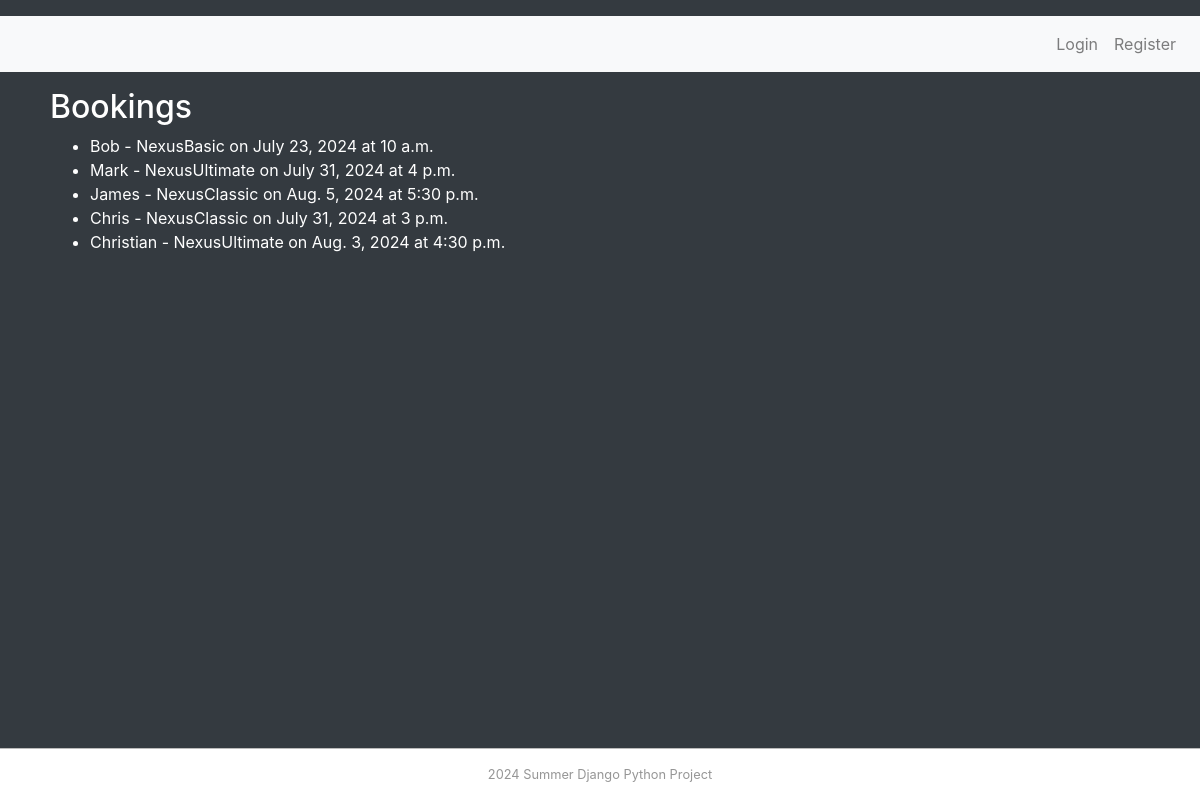
Screenshot of /bookings with the database file from the repository.
### carWashMng/models.py (models this page shows, shortened)
class Booking(models.Model):
    user = models.ForeignKey(User, on_delete=models.CASCADE)
    service = models.ForeignKey(Service, on_delete=models.CASCADE)
    customer_name = models.CharField(max_length=200)
    customer_email = models.EmailField()
    booking_date = models.DateField()
    booking_time = models.TimeField()
    additional_notes = models.TextField(blank=True)
    completed = models.BooleanField(default=False)

class Service(models.Model):
    TIER_CHOICES = [
        ('Basic', 'Basic'),
        ('Silver', 'Silver'),
        ('Gold', 'Gold'),
    ]
    name = models.CharField(max_length=200, unique=True)
    description = models.TextField()
    price = models.DecimalField(max_digits=10, decimal_places=2)
    duration = models.DurationField()  # Time duration for the service
    tier = models.CharField(max_length=10, choices=TIER_CHOICES)
    additional_features = models.TextField(help_text="Enter features separated by commas.")  # Add-ons based on the tier
    picture = models.FileField(upload_to='carWash/static/uploads')

### carWashMng/views.py (the view)
# urls.py: path('bookings', views.booking_list, name='booking_list'),  # URL for booking list
def booking_list(request):
    bookings = Booking.objects.all()
    return render(request, 'carWashMng/booking_list.html',
                  {
                      'bookings': bookings,
                      'item_list': MainMenu.objects.all(),
                  })

### carWash/templates/carWashMng/booking_list.html (shortened to what this page needs)
{% extends "base.html" %}
{% load static %}
{% block content %}
  <h2>Bookings</h2>
  <ul>
    {% for booking in bookings %}
      <li>{{ booking.customer_name }} - {{ booking.service.name }} on {{ booking.booking_date }} at {{ booking.booking_time }}</li>
    {% endfor %}
  </ul>
{% endblock content %}

### carWash/static/main.css (style rules this page uses)
html, body { height: 100%; margin: 0; padding: 0; background-color: #343a40; color: #ffffff; }
body.d-flex { display: flex; flex-direction: column; min-height: 100vh; }

### rows the page displays
Booking: customer_name "Bob", service.name "NexusBasic", booking_date "July 23, 2024", booking_time "10 a.m."
Booking: customer_name "Mark", service.name "NexusUltimate", booking_date "July 31, 2024", booking_time "4 p.m."
Booking: customer_name "James", service.name "NexusClassic", booking_date "Aug. 5, 2024", booking_time "5:30 p.m."
Booking: customer_name "Chris", service.name "NexusClassic", booking_date "July 31, 2024", booking_time "3 p.m."
Booking: customer_name "Christian", service.name "NexusUltimate", booking_date "Aug. 3, 2024", booking_time "4:30 p.m."
